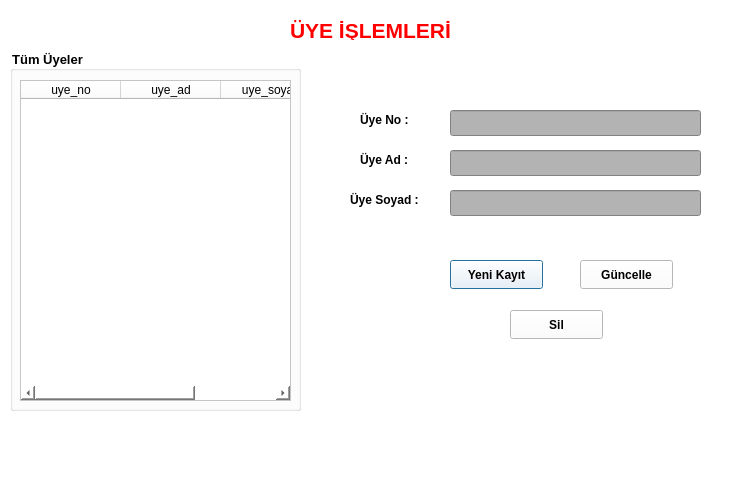
<?xml version="1.0" encoding="UTF-8"?>
<ui version="4.0">
 <class>Dialog</class>
 <widget class="QDialog" name="Dialog">
  <property name="geometry">
   <rect>
    <x>0</x>
    <y>0</y>
    <width>734</width>
    <height>481</height>
   </rect>
  </property>
  <property name="windowTitle">
   <string>Dialog</string>
  </property>
  <property name="styleSheet">
   <string notr="true">background-color: rgb(255, 255, 255);</string>
  </property>
  <widget class="QGroupBox" name="groupBox">
   <property name="geometry">
    <rect>
     <x>10</x>
     <y>50</y>
     <width>291</width>
     <height>361</height>
    </rect>
   </property>
   <property name="font">
    <font>
     <pointsize>10</pointsize>
     <bold>true</bold>
    </font>
   </property>
   <property name="title">
    <string>Tüm Üyeler</string>
   </property>
   <widget class="QTableWidget" name="tblUyeler">
    <property name="geometry">
     <rect>
      <x>10</x>
      <y>30</y>
      <width>271</width>
      <height>321</height>
     </rect>
    </property>
    <property name="font">
     <font>
      <pointsize>10</pointsize>
      <bold>false</bold>
     </font>
    </property>
    <property name="styleSheet">
     <string notr="true">background-color: rgb(255, 255, 255);</string>
    </property>
    <property name="editTriggers">
     <set>QAbstractItemView::EditTrigger::NoEditTriggers</set>
    </property>
    <property name="selectionBehavior">
     <enum>QAbstractItemView::SelectionBehavior::SelectRows</enum>
    </property>
    <column>
     <property name="text">
      <string>uye_no</string>
     </property>
    </column>
    <column>
     <property name="text">
      <string>uye_ad</string>
     </property>
    </column>
    <column>
     <property name="text">
      <string>uye_soyad</string>
     </property>
    </column>
   </widget>
  </widget>
  <widget class="QLabel" name="label">
   <property name="geometry">
    <rect>
     <x>360</x>
     <y>110</y>
     <width>81</width>
     <height>20</height>
    </rect>
   </property>
   <property name="font">
    <font>
     <bold>true</bold>
    </font>
   </property>
   <property name="text">
    <string>Üye No :</string>
   </property>
  </widget>
  <widget class="QLabel" name="label_2">
   <property name="geometry">
    <rect>
     <x>360</x>
     <y>150</y>
     <width>81</width>
     <height>20</height>
    </rect>
   </property>
   <property name="font">
    <font>
     <bold>true</bold>
    </font>
   </property>
   <property name="text">
    <string>Üye Ad :</string>
   </property>
  </widget>
  <widget class="QLabel" name="label_3">
   <property name="geometry">
    <rect>
     <x>350</x>
     <y>190</y>
     <width>81</width>
     <height>20</height>
    </rect>
   </property>
   <property name="font">
    <font>
     <bold>true</bold>
    </font>
   </property>
   <property name="text">
    <string>Üye Soyad :</string>
   </property>
  </widget>
  <widget class="QLineEdit" name="txtUyeNo">
   <property name="geometry">
    <rect>
     <x>450</x>
     <y>110</y>
     <width>251</width>
     <height>26</height>
    </rect>
   </property>
   <property name="styleSheet">
    <string notr="true">background-color: rgb(179, 179, 179);</string>
   </property>
   <property name="readOnly">
    <bool>true</bool>
   </property>
  </widget>
  <widget class="QLineEdit" name="txtUyeAd">
   <property name="geometry">
    <rect>
     <x>450</x>
     <y>150</y>
     <width>251</width>
     <height>26</height>
    </rect>
   </property>
   <property name="styleSheet">
    <string notr="true">background-color: rgb(179, 179, 179);</string>
   </property>
  </widget>
  <widget class="QLineEdit" name="txtUyeSoyad">
   <property name="geometry">
    <rect>
     <x>450</x>
     <y>190</y>
     <width>251</width>
     <height>26</height>
    </rect>
   </property>
   <property name="styleSheet">
    <string notr="true">background-color: rgb(179, 179, 179);</string>
   </property>
  </widget>
  <widget class="QPushButton" name="btnYeniKayit">
   <property name="geometry">
    <rect>
     <x>450</x>
     <y>260</y>
     <width>93</width>
     <height>29</height>
    </rect>
   </property>
   <property name="font">
    <font>
     <bold>true</bold>
    </font>
   </property>
   <property name="text">
    <string>Yeni Kayıt</string>
   </property>
  </widget>
  <widget class="QPushButton" name="btnGuncelle">
   <property name="geometry">
    <rect>
     <x>580</x>
     <y>260</y>
     <width>93</width>
     <height>29</height>
    </rect>
   </property>
   <property name="font">
    <font>
     <bold>true</bold>
    </font>
   </property>
   <property name="text">
    <string>Güncelle</string>
   </property>
  </widget>
  <widget class="QPushButton" name="btnSil">
   <property name="geometry">
    <rect>
     <x>510</x>
     <y>310</y>
     <width>93</width>
     <height>29</height>
    </rect>
   </property>
   <property name="font">
    <font>
     <bold>true</bold>
    </font>
   </property>
   <property name="text">
    <string>Sil</string>
   </property>
  </widget>
  <widget class="QLabel" name="label_4">
   <property name="geometry">
    <rect>
     <x>290</x>
     <y>20</y>
     <width>311</width>
     <height>20</height>
    </rect>
   </property>
   <property name="font">
    <font>
     <pointsize>16</pointsize>
     <bold>true</bold>
    </font>
   </property>
   <property name="styleSheet">
    <string notr="true">color: rgb(255, 0, 0);</string>
   </property>
   <property name="text">
    <string>ÜYE İŞLEMLERİ</string>
   </property>
   <property name="alignment">
    <set>Qt::AlignmentFlag::AlignLeading|Qt::AlignmentFlag::AlignLeft|Qt::AlignmentFlag::AlignVCenter</set>
   </property>
  </widget>
 </widget>
 <resources/>
 <connections/>
</ui>
